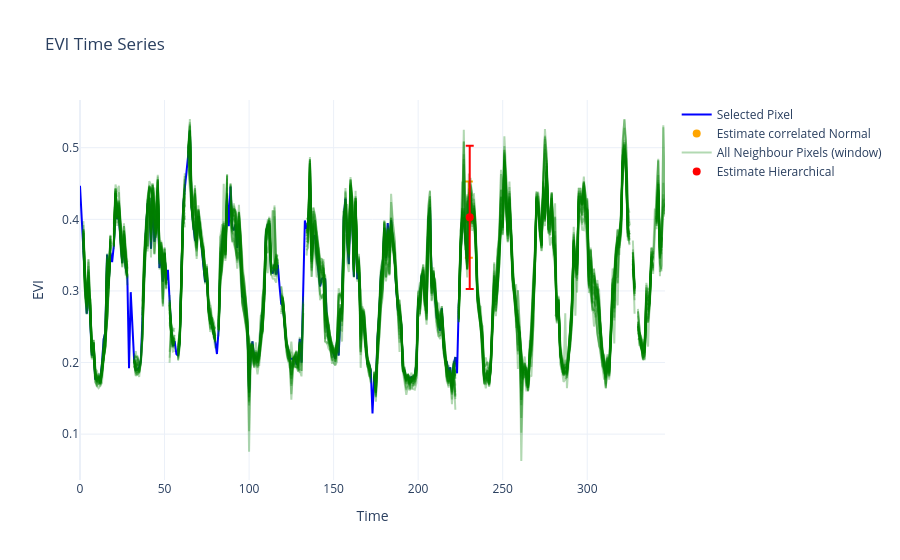

The code cell stored with this chart in its notebook:
### Code cell
import plotly.graph_objects as go

fig = go.Figure()

# Plot whole time series of selected pixel
fig.add_trace(go.Scatter(
    y=inpaint_nans(data).iloc[selPixel, :trainWindowLength],
    mode='lines',
    line=dict(color='blue'),
    opacity=1,
    name='Selected Pixel'
))

#### ------------------------ Inicio Normales Corr

# Error bar (equivalent to plt.errorbar)
fig.add_trace(go.Scatter(
    x=[t],
    y=[est_modeNormCorr.mean()],
    error_y=dict(
        type='data',
        array=[est_modeNormCorr.std()],
        visible=True
    ),
    mode='markers',
    marker=dict(color='orange', size=8),
    name='Estimate correlated Normal'
))



#### ------------------------ Fin Normales Corr




#### ------------------------ Inicio Jerarquico

# Plot all time series of neigbouring pixels
for i in range(nPixelsWindow):
    fig.add_trace(go.Scatter(
        y=data.iloc[i, :],
        mode='lines',
        opacity=0.3,
        line=dict(color='green'),
        name='All Neighbour Pixels (window)' if i == 0 else None,
        showlegend=(i == 0)
    ))


# Error bar (equivalent to plt.errorbar)
fig.add_trace(go.Scatter(
    x=[t+0.5],
    y=[est_HierarchichalModel.mean()],
    error_y=dict(
        type='data',
        array=[est_HierarchichalModel.std()], #std
        #array=[est_HierarchichalModel.mean() est_HierarchichalModel.quantile([0.1, 0.9], dim='stacked').values],
        #array = [0.1, 0.5],
        
        visible=True
    ),
    mode='markers',
    marker=dict(color='red', size=8),
    name='Estimate Hierarchical'
))

#### ------------------------ Fin jerarquico

fig.update_layout(
    title='EVI Time Series',
    xaxis_title='Time',
    yaxis_title='EVI',
    template='plotly_white'
)

fig.show()

### Figure 1 — Plotly figure (JSON) as saved in the notebook; plotly's stock layout.template omitted (floating-point values rounded to 4 significant figures; data arrays with more than 128 entries replaced by an {"elided": "..."} marker saying what was removed)
{"data": [{"line": {"color": "blue"}, "mode": "lines", "name": "Selected Pixel", "opacity": 1, "type": "scatter", "y": {"elided": "230 float values"}}, {"error_y": {"array": [0.05319], "type": "data", "visible": true}, "marker": {"color": "orange", "size": 8}, "mode": "markers", "name": "Estimate correlated Normal", "type": "scatter", "x": [230], "y": [0.3997]}, {"line": {"color": "green"}, "mode": "lines", "name": "All Neighbour Pixels (window)", "opacity": 0.3, "showlegend": true, "type": "scatter", "y": {"elided": "347 float values"}}, {"line": {"color": "green"}, "mode": "lines", "opacity": 0.3, "showlegend": false, "type": "scatter", "y": {"elided": "347 float values"}}, {"line": {"color": "green"}, "mode": "lines", "opacity": 0.3, "showlegend": false, "type": "scatter", "y": {"elided": "347 float values"}}, {"line": {"color": "green"}, "mode": "lines", "opacity": 0.3, "showlegend": false, "type": "scatter", "y": {"elided": "347 float values"}}, {"line": {"color": "green"}, "mode": "lines", "opacity": 0.3, "showlegend": false, "type": "scatter", "y": {"elided": "347 float values"}}, {"line": {"color": "green"}, "mode": "lines", "opacity": 0.3, "showlegend": false, "type": "scatter", "y": {"elided": "347 float values"}}, {"line": {"color": "green"}, "mode": "lines", "opacity": 0.3, "showlegend": false, "type": "scatter", "y": {"elided": "347 float values"}}, {"line": {"color": "green"}, "mode": "lines", "opacity": 0.3, "showlegend": false, "type": "scatter", "y": {"elided": "347 float values"}}, {"line": {"color": "green"}, "mode": "lines", "opacity": 0.3, "showlegend": false, "type": "scatter", "y": {"elided": "347 float values"}}, {"line": {"color": "green"}, "mode": "lines", "opacity": 0.3, "showlegend": false, "type": "scatter", "y": {"elided": "347 float values"}}, {"line": {"color": "green"}, "mode": "lines", "opacity": 0.3, "showlegend": false, "type": "scatter", "y": {"elided": "347 float values"}}, {"line": {"color": "green"}, "mode": "lines", "opacity": 0.3, "showlegend": false, "type": "scatter", "y": {"elided": "347 float values"}}, {"line": {"color": "green"}, "mode": "lines", "opacity": 0.3, "showlegend": false, "type": "scatter", "y": {"elided": "347 float values"}}, {"line": {"color": "green"}, "mode": "lines", "opacity": 0.3, "showlegend": false, "type": "scatter", "y": {"elided": "347 float values"}}, {"line": {"color": "green"}, "mode": "lines", "opacity": 0.3, "showlegend": false, "type": "scatter", "y": {"elided": "347 float values"}}, {"line": {"color": "green"}, "mode": "lines", "opacity": 0.3, "showlegend": false, "type": "scatter", "y": {"elided": "347 float values"}}, {"line": {"color": "green"}, "mode": "lines", "opacity": 0.3, "showlegend": false, "type": "scatter", "y": {"elided": "347 float values"}}, {"line": {"color": "green"}, "mode": "lines", "opacity": 0.3, "showlegend": false, "type": "scatter", "y": {"elided": "347 float values"}}, {"line": {"color": "green"}, "mode": "lines", "opacity": 0.3, "showlegend": false, "type": "scatter", "y": {"elided": "347 float values"}}, {"line": {"color": "green"}, "mode": "lines", "opacity": 0.3, "showlegend": false, "type": "scatter", "y": {"elided": "347 float values"}}, {"line": {"color": "green"}, "mode": "lines", "opacity": 0.3, "showlegend": false, "type": "scatter", "y": {"elided": "347 float values"}}, {"line": {"color": "green"}, "mode": "lines", "opacity": 0.3, "showlegend": false, "type": "scatter", "y": {"elided": "347 float values"}}, {"line": {"color": "green"}, "mode": "lines", "opacity": 0.3, "showlegend": false, "type": "scatter", "y": {"elided": "347 float values"}}, {"line": {"color": "green"}, "mode": "lines", "opacity": 0.3, "showlegend": false, "type": "scatter", "y": {"elided": "347 float values"}}, {"error_y": {"array": [0.1, 0.5], "type": "data", "visible": true}, "marker": {"color": "red", "size": 8}, "mode": "markers", "name": "Estimate Hierarchical", "type": "scatter", "x": [230.5], "y": [0.4028]}], "layout": {"title": {"text": "EVI Time Series"}, "xaxis": {"title": {"text": "Time"}}, "yaxis": {"title": {"text": "EVI"}}}}
